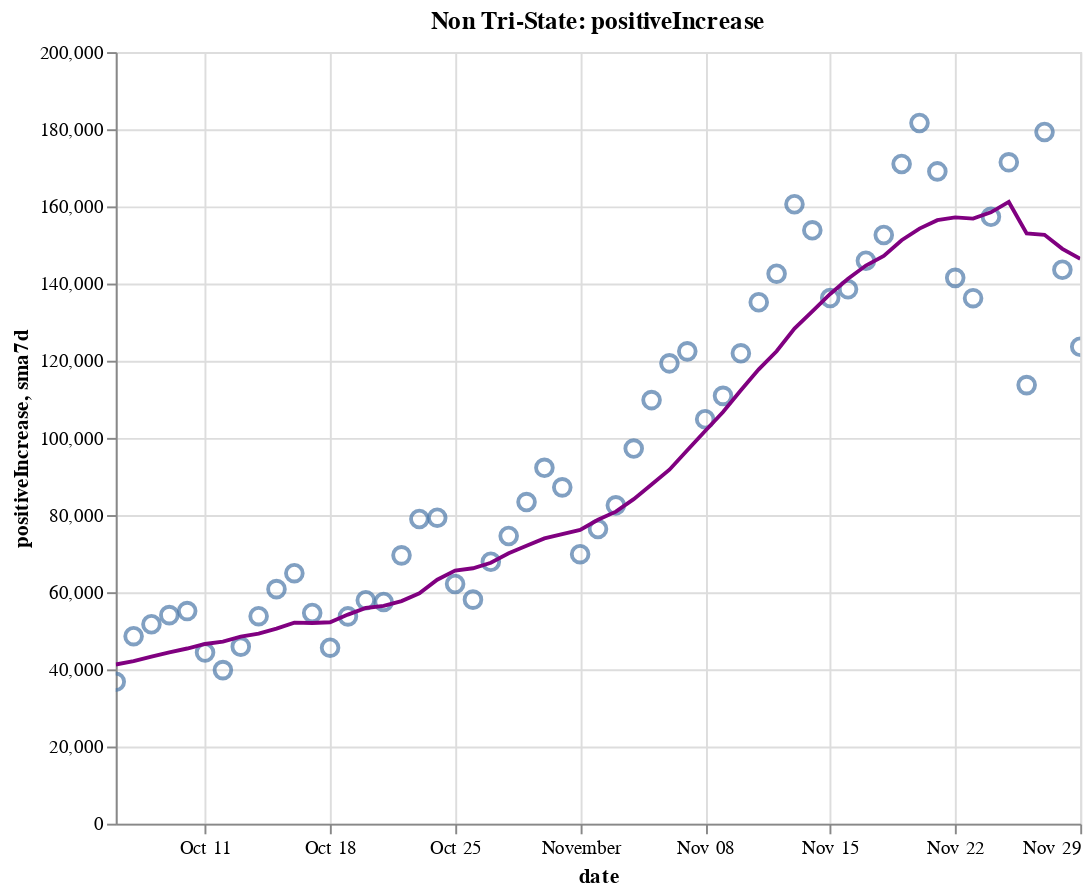

Notebook code cell kept with this figure:
### Code cell
create_plot(non_tristate, 'positiveIncrease')

### Figure 1 — Vega-Lite specification as saved in the notebook (floating-point values rounded to 4 significant figures)
{"config": {"view": {"continuousWidth": 400, "continuousHeight": 300}}, "layer": [{"layer": [{"mark": {"type": "point", "size": 75}, "encoding": {"tooltip": [{"type": "temporal", "field": "date"}, {"type": "quantitative", "field": "positiveIncrease"}, {"type": "quantitative", "field": "sma7d"}], "x": {"type": "temporal", "field": "date"}, "y": {"type": "quantitative", "field": "positiveIncrease"}}, "selection": {"selector014": {"type": "interval", "bind": "scales", "encodings": ["x", "y"]}}}, {"mark": {"type": "line", "color": "purple"}, "encoding": {"x": {"type": "temporal", "field": "date"}, "y": {"type": "quantitative", "field": "sma7d"}}}]}, {"mark": {"type": "rule", "color": "#aaa"}, "encoding": {"x": {"type": "temporal", "field": "date"}}, "transform": [{"filter": {"selection": "selector013"}}]}, {"mark": "circle", "encoding": {"opacity": {"condition": {"value": 1, "selection": "selector013"}, "value": 0}, "tooltip": [{"type": "temporal", "field": "date"}, {"type": "quantitative", "field": "positiveIncrease"}, {"type": "quantitative", "field": "sma7d"}], "x": {"type": "temporal", "field": "date"}, "y": {"type": "quantitative", "field": "positiveIncrease"}}, "selection": {"selector013": {"type": "single", "encodings": ["x"], "on": "mouseover", "nearest": true, "empty": "none"}}}, {"mark": {"type": "text", "align": "left", "dx": 5, "dy": -5, "stroke": "white", "strokeWidth": 2}, "encoding": {"text": {"type": "quantitative", "field": "positiveIncrease"}, "tooltip": [{"type": "temporal", "field": "date"}, {"type": "quantitative", "field": "positiveIncrease"}, {"type": "quantitative", "field": "sma7d"}], "x": {"type": "temporal", "field": "date"}, "y": {"type": "quantitative", "field": "positiveIncrease"}}, "transform": [{"filter": {"selection": "selector013"}}]}, {"mark": {"type": "text", "align": "left", "dx": 5, "dy": -5}, "encoding": {"text": {"type": "quantitative", "field": "positiveIncrease"}, "tooltip": [{"type": "temporal", "field": "date"}, {"type": "quantitative", "field": "positiveIncrease"}, {"type": "quantitative", "field": "sma7d"}], "x": {"type": "temporal", "field": "date"}, "y": {"type": "quantitative", "field": "positiveIncrease"}}, "transform": [{"filter": {"selection": "selector013"}}]}], "data": {"name": "data-6703e07bd697bb3dca121f2e14877ed4"}, "height": 400, "title": "Non Tri-State: positiveIncrease", "width": 500, "$schema": "https://vega.github.io/schema/vega-lite/v4.8.1.json", "datasets": {"data-6703e07bd697bb3dca121f2e14877ed4": [{"date": "2020-10-06T00:00:00", "totalTestResultsIncrease": 798800.0, "positiveIncrease": 36770.0, "death": 156500.0, "deathIncrease": 610.0, "positiveRate": 0.046, "state": "Non Tri-State", "sma7d": 41260.0}, {"date": "2020-10-07T00:00:00", "totalTestResultsIncrease": 838500.0, "positiveIncrease": 48600.0, "death": 157400.0, "deathIncrease": 895.0, "positiveRate": 0.058, "state": "Non Tri-State", "sma7d": 42150.0}, {"date": "2020-10-08T00:00:00", "totalTestResultsIncrease": 923000.0, "positiveIncrease": 51690.0, "death": 158300.0, "deathIncrease": 964.0, "positiveRate": 0.056, "state": "Non Tri-State", "sma7d": 43330.0}, {"date": "2020-10-09T00:00:00", "totalTestResultsIncrease": 1010000.0, "positiveIncrease": 54060.0, "death": 159200.0, "deathIncrease": 874.0, "positiveRate": 0.054, "state": "Non Tri-State", "sma7d": 44430.0}, {"date": "2020-10-10T00:00:00", "totalTestResultsIncrease": 1082000.0, "positiveIncrease": 55100.0, "death": 159900.0, "deathIncrease": 651.0, "positiveRate": 0.051, "state": "Non Tri-State", "sma7d": 45410.0}, {"date": "2020-10-11T00:00:00", "totalTestResultsIncrease": 959100.0, "positiveIncrease": 44380.0, "death": 160300.0, "deathIncrease": 457.0, "positiveRate": 0.046, "state": "Non Tri-State", "sma7d": 46580.0}, {"date": "2020-10-12T00:00:00", "totalTestResultsIncrease": 810500.0, "positiveIncrease": 39810.0, "death": 160600.0, "deathIncrease": 271.0, "positiveRate": 0.049, "state": "Non Tri-State", "sma7d": 47200.0}, {"date": "2020-10-13T00:00:00", "totalTestResultsIncrease": 938400.0, "positiveIncrease": 45890.0, "death": 161300.0, "deathIncrease": 681.0, "positiveRate": 0.049, "state": "Non Tri-State", "sma7d": 48500.0}, {"date": "2020-10-14T00:00:00", "totalTestResultsIncrease": 860500.0, "positiveIncrease": 53780.0, "death": 162100.0, "deathIncrease": 796.0, "positiveRate": 0.063, "state": "Non Tri-State", "sma7d": 49240.0}, {"date": "2020-10-15T00:00:00", "totalTestResultsIncrease": 926800.0, "positiveIncrease": 60790.0, "death": 163000.0, "deathIncrease": 915.0, "positiveRate": 0.066, "state": "Non Tri-State", "sma7d": 50540.0}, {"date": "2020-10-16T00:00:00", "totalTestResultsIncrease": 1031000.0, "positiveIncrease": 64930.0, "death": 163900.0, "deathIncrease": 874.0, "positiveRate": 0.063, "state": "Non Tri-State", "sma7d": 52100.0}, {"date": "2020-10-17T00:00:00", "totalTestResultsIncrease": 1104000.0, "positiveIncrease": 54610.0, "death": 164600.0, "deathIncrease": 751.0, "positiveRate": 0.049, "state": "Non Tri-State", "sma7d": 52030.0}, {"date": "2020-10-18T00:00:00", "totalTestResultsIncrease": 921600.0, "positiveIncrease": 45620.0, "death": 165000.0, "deathIncrease": 383.0, "positiveRate": 0.049, "state": "Non Tri-State", "sma7d": 52200.0}, {"date": "2020-10-19T00:00:00", "totalTestResultsIncrease": 900100.0, "positiveIncrease": 53730.0, "death": 165400.0, "deathIncrease": 431.0, "positiveRate": 0.06, "state": "Non Tri-State", "sma7d": 54190.0}, {"date": "2020-10-20T00:00:00", "totalTestResultsIncrease": 829900.0, "positiveIncrease": 57920.0, "death": 166200.0, "deathIncrease": 807.0, "positiveRate": 0.07, "state": "Non Tri-State", "sma7d": 55910.0}, {"date": "2020-10-21T00:00:00", "totalTestResultsIncrease": 772300.0, "positiveIncrease": 57480.0, "death": 167200.0, "deathIncrease": 989.0, "positiveRate": 0.074, "state": "Non Tri-State", "sma7d": 56440.0}, {"date": "2020-10-22T00:00:00", "totalTestResultsIncrease": 1039000.0, "positiveIncrease": 69550.0, "death": 168300.0, "deathIncrease": 1101.0, "positiveRate": 0.067, "state": "Non Tri-State", "sma7d": 57690.0}, {"date": "2020-10-23T00:00:00", "totalTestResultsIncrease": 1178000.0, "positiveIncrease": 78970.0, "death": 169200.0, "deathIncrease": 894.0, "positiveRate": 0.067, "state": "Non Tri-State", "sma7d": 59700.0}, {"date": "2020-10-24T00:00:00", "totalTestResultsIncrease": 1165000.0, "positiveIncrease": 79320.0, "death": 170100.0, "deathIncrease": 861.0, "positiveRate": 0.068, "state": "Non Tri-State", "sma7d": 63230.0}, {"date": "2020-10-25T00:00:00", "totalTestResultsIncrease": 1021000.0, "positiveIncrease": 62130.0, "death": 170400.0, "deathIncrease": 358.0, "positiveRate": 0.061, "state": "Non Tri-State", "sma7d": 65590.0}, {"date": "2020-10-26T00:00:00", "totalTestResultsIncrease": 967400.0, "positiveIncrease": 58070.0, "death": 170800.0, "deathIncrease": 371.0, "positiveRate": 0.06, "state": "Non Tri-State", "sma7d": 66210.0}, {"date": "2020-10-27T00:00:00", "totalTestResultsIncrease": 916900.0, "positiveIncrease": 67910.0, "death": 171700.0, "deathIncrease": 884.0, "positiveRate": 0.074, "state": "Non Tri-State", "sma7d": 67630.0}, {"date": "2020-10-28T00:00:00", "totalTestResultsIncrease": 913400.0, "positiveIncrease": 74560.0, "death": 172700.0, "deathIncrease": 1002.0, "positiveRate": 0.082, "state": "Non Tri-State", "sma7d": 70070.0}, {"date": "2020-10-29T00:00:00", "totalTestResultsIncrease": 1093000.0, "positiveIncrease": 83360.0, "death": 173700.0, "deathIncrease": 998.0, "positiveRate": 0.076, "state": "Non Tri-State", "sma7d": 72050.0}, {"date": "2020-10-30T00:00:00", "totalTestResultsIncrease": 1184000.0, "positiveIncrease": 92240.0, "death": 174600.0, "deathIncrease": 926.0, "positiveRate": 0.078, "state": "Non Tri-State", "sma7d": 73940.0}, {"date": "2020-10-31T00:00:00", "totalTestResultsIncrease": 1172000.0, "positiveIncrease": 87180.0, "death": 175600.0, "deathIncrease": 937.0, "positiveRate": 0.074, "state": "Non Tri-State", "sma7d": 75060.0}, {"date": "2020-11-01T00:00:00", "totalTestResultsIncrease": 977200.0, "positiveIncrease": 69850.0, "death": 175900.0, "deathIncrease": 367.0, "positiveRate": 0.071, "state": "Non Tri-State", "sma7d": 76170.0}, {"date": "2020-11-02T00:00:00", "totalTestResultsIncrease": 1087000.0, "positiveIncrease": 76400.0, "death": 176400.0, "deathIncrease": 471.0, "positiveRate": 0.07, "state": "Non Tri-State", "sma7d": 78780.0}, {"date": "2020-11-03T00:00:00", "totalTestResultsIncrease": 956000.0, "positiveIncrease": 82510.0, "death": 177900.0, "deathIncrease": 1482.0, "positiveRate": 0.086, "state": "Non Tri-State", "sma7d": 80870.0}, {"date": "2020-11-04T00:00:00", "totalTestResultsIncrease": 1053000.0, "positiveIncrease": 97230.0, "death": 179000.0, "deathIncrease": 1077.0, "positiveRate": 0.092, "state": "Non Tri-State", "sma7d": 84110.0}, {"date": "2020-11-05T00:00:00", "totalTestResultsIncrease": 1299000.0, "positiveIncrease": 109800.0, "death": 180000.0, "deathIncrease": 1084.0, "positiveRate": 0.085, "state": "Non Tri-State", "sma7d": 87890.0}, {"date": "2020-11-06T00:00:00", "totalTestResultsIncrease": 1328000.0, "positiveIncrease": 119300.0, "death": 181200.0, "deathIncrease": 1122.0, "positiveRate": 0.09, "state": "Non Tri-State", "sma7d": 91750.0}, {"date": "2020-11-07T00:00:00", "totalTestResultsIncrease": 1150000.0, "positiveIncrease": 122400.0, "death": 182200.0, "deathIncrease": 1077.0, "positiveRate": 0.106, "state": "Non Tri-State", "sma7d": 96790.0}, {"date": "2020-11-08T00:00:00", "totalTestResultsIncrease": 1105000.0, "positiveIncrease": 104800.0, "death": 182700.0, "deathIncrease": 462.0, "positiveRate": 0.095, "state": "Non Tri-State", "sma7d": 101800.0}, {"date": "2020-11-09T00:00:00", "totalTestResultsIncrease": 1243000.0, "positiveIncrease": 110900.0, "death": 183200.0, "deathIncrease": 525.0, "positiveRate": 0.089, "state": "Non Tri-State", "sma7d": 106700.0}, {"date": "2020-11-10T00:00:00", "totalTestResultsIncrease": 1097000.0, "positiveIncrease": 121900.0, "death": 184500.0, "deathIncrease": 1298.0, "positiveRate": 0.111, "state": "Non Tri-State", "sma7d": 112300.0}, {"date": "2020-11-11T00:00:00", "totalTestResultsIncrease": 1173000.0, "positiveIncrease": 135200.0, "death": 186000.0, "deathIncrease": 1498.0, "positiveRate": 0.115, "state": "Non Tri-State", "sma7d": 117800.0}, {"date": "2020-11-12T00:00:00", "totalTestResultsIncrease": 1249000.0, "positiveIncrease": 142600.0, "death": 187100.0, "deathIncrease": 1083.0, "positiveRate": 0.114, "state": "Non Tri-State", "sma7d": 122400.0}, {"date": "2020-11-13T00:00:00", "totalTestResultsIncrease": 1406000.0, "positiveIncrease": 160600.0, "death": 188300.0, "deathIncrease": 1213.0, "positiveRate": 0.114, "state": "Non Tri-State", "sma7d": 128300.0}, {"date": "2020-11-14T00:00:00", "totalTestResultsIncrease": 1436000.0, "positiveIncrease": 153800.0, "death": 189600.0, "deathIncrease": 1262.0, "positiveRate": 0.107, "state": "Non Tri-State", "sma7d": 132800.0}, {"date": "2020-11-15T00:00:00", "totalTestResultsIncrease": 1354000.0, "positiveIncrease": 136200.0, "death": 190200.0, "deathIncrease": 629.0, "positiveRate": 0.101, "state": "Non Tri-State", "sma7d": 137300.0}, {"date": "2020-11-16T00:00:00", "totalTestResultsIncrease": 1273000.0, "positiveIncrease": 138500.0, "death": 190800.0, "deathIncrease": 575.0, "positiveRate": 0.109, "state": "Non Tri-State", "sma7d": 141300.0}, {"date": "2020-11-17T00:00:00", "totalTestResultsIncrease": 1285000.0, "positiveIncrease": 145900.0, "death": 192300.0, "deathIncrease": 1475.0, "positiveRate": 0.114, "state": "Non Tri-State", "sma7d": 144700.0}, {"date": "2020-11-18T00:00:00", "totalTestResultsIncrease": 1259000.0, "positiveIncrease": 152600.0, "death": 194000.0, "deathIncrease": 1783.0, "positiveRate": 0.121, "state": "Non Tri-State", "sma7d": 147200.0}, {"date": "2020-11-19T00:00:00", "totalTestResultsIncrease": 1585000.0, "positiveIncrease": 171000.0, "death": 195900.0, "deathIncrease": 1884.0, "positiveRate": 0.108, "state": "Non Tri-State", "sma7d": 151200.0}, {"date": "2020-11-20T00:00:00", "totalTestResultsIncrease": 1635000.0, "positiveIncrease": 181600.0, "death": 197700.0, "deathIncrease": 1781.0, "positiveRate": 0.111, "state": "Non Tri-State", "sma7d": 154200.0}, {"date": "2020-11-21T00:00:00", "totalTestResultsIncrease": 1747000.0, "positiveIncrease": 169100.0, "death": 199100.0, "deathIncrease": 1444.0, "positiveRate": 0.097, "state": "Non Tri-State", "sma7d": 156400.0}, {"date": "2020-11-22T00:00:00", "totalTestResultsIncrease": 1494000.0, "positiveIncrease": 141500.0, "death": 200000.0, "deathIncrease": 846.0, "positiveRate": 0.095, "state": "Non Tri-State", "sma7d": 157200.0}, {"date": "2020-11-23T00:00:00", "totalTestResultsIncrease": 1404000.0, "positiveIncrease": 136200.0, "death": 200900.0, "deathIncrease": 869.0, "positiveRate": 0.097, "state": "Non Tri-State", "sma7d": 156800.0}, {"date": "2020-11-24T00:00:00", "totalTestResultsIncrease": 1562000.0, "positiveIncrease": 157300.0, "death": 202800.0, "deathIncrease": 1921.0, "positiveRate": 0.101, "state": "Non Tri-State", "sma7d": 158500.0}, {"date": "2020-11-25T00:00:00", "totalTestResultsIncrease": 1414000.0, "positiveIncrease": 171400.0, "death": 204900.0, "deathIncrease": 2132.0, "positiveRate": 0.121, "state": "Non Tri-State", "sma7d": 161200.0}, {"date": "2020-11-26T00:00:00", "totalTestResultsIncrease": 928000.0, "positiveIncrease": 113700.0, "death": 206100.0, "deathIncrease": 1213.0, "positiveRate": 0.122, "state": "Non Tri-State", "sma7d": 153000.0}, {"date": "2020-11-27T00:00:00", "totalTestResultsIncrease": 1851000.0, "positiveIncrease": 179300.0, "death": 207400.0, "deathIncrease": 1283.0, "positiveRate": 0.097, "state": "Non Tri-State", "sma7d": 152600.0}, {"date": "2020-11-28T00:00:00", "totalTestResultsIncrease": 1438000.0, "positiveIncrease": 143600.0, "death": 208600.0, "deathIncrease": 1148.0, "positiveRate": 0.1, "state": "Non Tri-State", "sma7d": 149000.0}, {"date": "2020-11-29T00:00:00", "totalTestResultsIncrease": 1116000.0, "positiveIncrease": 123600.0, "death": 209300.0, "deathIncrease": 730.0, "positiveRate": 0.111, "state": "Non Tri-State", "sma7d": 146400.0}]}}
